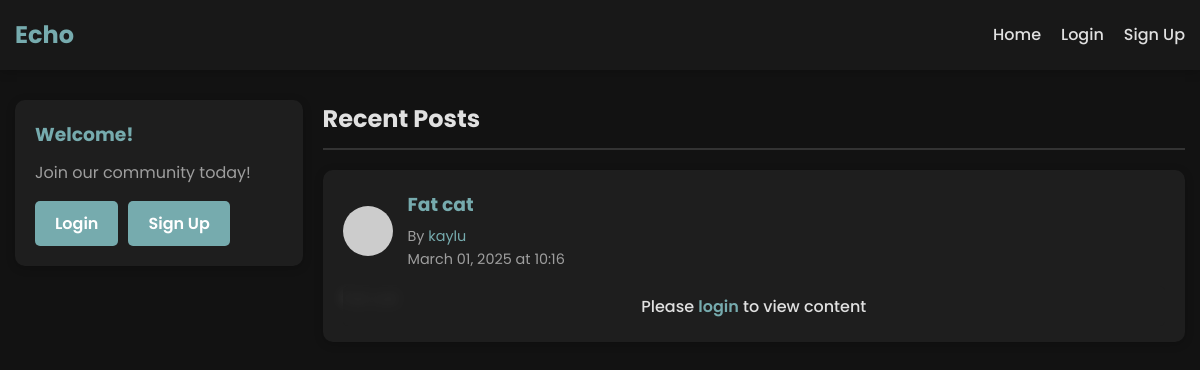
Before: / with the older database file.
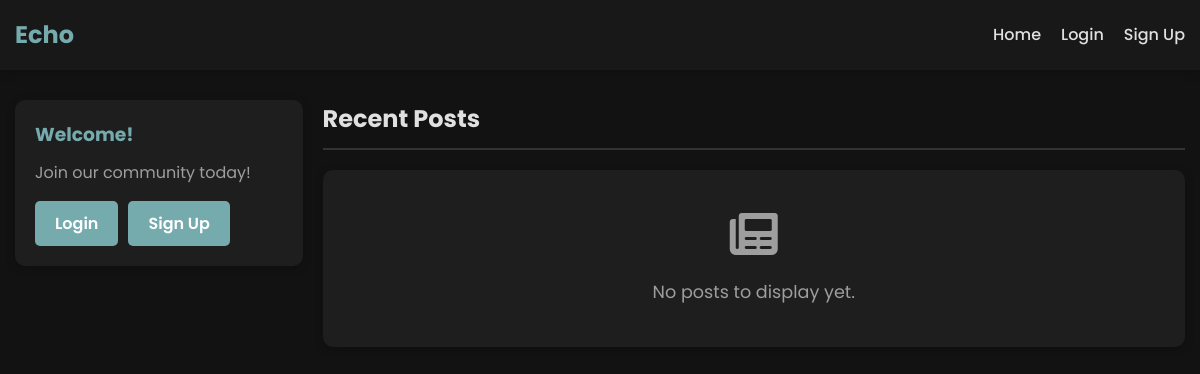
After: the same page with the newer database file.
### app.py (models this page shows, shortened)
class Post(db.Model):
    id = db.Column(db.Integer, primary_key=True)
    title = db.Column(db.String(100), nullable=False)
    content = db.Column(db.Text, nullable=False)
    timestamp = db.Column(db.DateTime, default=datetime.utcnow)
    user_id = db.Column(db.Integer, db.ForeignKey('user.id'), nullable=False)
    likes = db.relationship('Like', backref='post', lazy='dynamic', cascade='all, delete-orphan')
    edited = db.Column(db.Boolean, default=False)
    edited_timestamp = db.Column(db.DateTime, nullable=True)

class User(UserMixin, db.Model):
    id = db.Column(db.Integer, primary_key=True)
    username = db.Column(db.String(80), unique=True, nullable=False)
    email = db.Column(db.String(120), unique=True, nullable=False)
    password_hash = db.Column(db.String(128), nullable=False)
    bio = db.Column(db.Text, default='')
    join_date = db.Column(db.DateTime, default=datetime.utcnow)
    posts = db.relationship('Post', backref='author', lazy=True)
    likes = db.relationship('Like', backref='user', lazy='dynamic', cascade='all, delete-orphan')
    friends = db.relationship('User',
                              secondary=friendship,
                              primaryjoin=(friendship.c.user_id == id),
                              secondaryjoin=(friendship.c.friend_id == id),
                              backref=db.backref('followed_by', lazy='dynamic'),
                              lazy='dynamic')

### app.py (the view)
@app.route('/')
def index():
    if current_user.is_authenticated:
        posts = current_user.friend_posts().all()
    else:
        posts = Post.query.order_by(Post.timestamp.desc()).limit(5).all()
    return render_template('index.html', posts=posts)

### templates/index.html (shortened to what this page needs)
{% extends 'base.html' %}
{% block content %}
<div class="home-container">
    <div class="sidebar">
        <div class="sidebar-section">
            <h3>Welcome{% if current_user.is_authenticated %}, {{ current_user.username }}{% endif %}!</h3>
            {% if current_user.is_authenticated %}
                <p>Share your thoughts with friends</p>
                <a href="{{ url_for('create_post') }}" class="btn btn-primary">Create New Post</a>
            {% else %}
                <p>Join our community today!</p>
                <div class="auth-buttons">
                    <a href="{{ url_for('login') }}" class="btn btn-primary">Login</a>
                    <a href="{{ url_for('signup') }}" class="btn btn-secondary">Sign Up</a>
                </div>
            {% endif %}
        </div>
    </div>
    <div class="main-content">
        <h2>{% if current_user.is_authenticated %}Your Newsfeed{% else %}Recent Posts{% endif %}</h2>
        {% if posts %}
            <div class="posts-container">
                {% for post in posts %}
                    <div class="post-card">
                        <div class="post-header">
                            <img src="https://ui-avatars.com/api/?name={{ post.author.username }}&background=random" alt="Profile" class="avatar">
                            <div class="post-info">
                                <h3><a href="{{ url_for('login') }}">{{ post.title }}</a></h3>
                                <p class="author">By <a href="{{ url_for('login') }}">{{ post.author.username }}</a></p>
                                <p class="date">{{ post.timestamp.strftime('%B %d, %Y at %H:%M') }}</p>
                            </div>
                        </div>
                        <div class="post-content {% if not current_user.is_authenticated %}blurred-content{% endif %}">
                            {% if current_user.is_authenticated %}
                                <p>{{ post.content[:200] }}{% if post.content|length > 200 %}...{% endif %}</p>
                                <a href="{{ url_for('post', post_id=post.id) }}" class="read-more">Read more</a>
                            {% else %}
                                <div class="login-overlay">
                                    <p>Please <a href="{{ url_for('login') }}">login</a> to view content</p>
                                </div>
                                <p class="hidden-content">{{ post.content[:200] }}{% if post.content|length > 200 %}...{% endif %}</p>
                            {% endif %}
                        </div>
                    </div>
                {% endfor %}
            </div>
        {% else %}
            <div class="empty-state">
                <i class="fas fa-newspaper"></i>
                <p>No posts to display yet.</p>
            </div>
        {% endif %}
    </div>
</div>
{% endblock %}

### templates/base.html (shortened to what this page needs)
<!DOCTYPE html>
<html lang="en">
<head>
    <link rel="stylesheet" href="https://cdnjs.cloudflare.com/ajax/libs/font-awesome/6.0.0-beta3/css/all.min.css">
    <link rel="stylesheet" href="{{ url_for('static', filename='css/style.css') }}">
</head>
<body>
    <nav class="navbar">
        <div class="container">
            <div class="navbar-brand">
                <a href="{{ url_for('index') }}">Echo</a>
            </div>
            <div class="navbar-menu">
                <ul class="navbar-nav">
                    <li><a href="{{ url_for('index') }}">Home</a></li>
                    {% if current_user.is_authenticated %}
                        <li><a href="{{ url_for('create_post') }}">Create Post</a></li>
                        <li><a href="{{ url_for('users') }}">Find People</a></li>
                        <li><a href="{{ url_for('profile', username=current_user.username) }}">Profile</a></li>
                        <li><a href="{{ url_for('logout') }}">Logout</a></li>
                    {% else %}
                        <li><a href="{{ url_for('login') }}">Login</a></li>
                        <li><a href="{{ url_for('signup') }}">Sign Up</a></li>
                    {% endif %}
                </ul>
            </div>
        </div>
    </nav>
    <div class="container">
        {% block content %}{% endblock %}
    </div>
</body>
</html>

### static/css/style.css (style rules this page uses)
:root { --primary-color: #76ABAE; --primary-dark: #3286a0; --secondary-color: #76ABAE; --secondary-dark: #3286a0; --danger-color: #cf6679; --danger-dark: #b55a68; --text-color: #e0e0e0; --text-light: #9e9e9e; --background-color: #121212; --card-color: #1e1e1e; --border-color: #333333; --box-shadow: 0 2px 10px rgba(0, 0, 0, 0.2); --highlight-color: #2d2d2d; }
* { margin: 0; padding: 0; box-sizing: border-box; }
body { font-family: 'Poppins', sans-serif; line-height: 1.6; color: var(--text-color); background-color: var(--background-color); display: flex; flex-direction: column; min-height: 100vh; overflow-x: hidden; }
a { color: var(--primary-color); text-decoration: none; transition: color 0.3s; }
.container { width: 100%; max-width: 1200px; margin: 0 auto; padding: 0 15px; flex: 1; }
.navbar { background-color: #181818; box-shadow: var(--box-shadow); position: sticky; top: 0; z-index: 1000; }
.navbar .container { display: flex; justify-content: space-between; align-items: center; height: 70px; }
.navbar-brand a { font-size: 1.5rem; font-weight: 700; color: var(--primary-color); }
.navbar-nav { display: flex; list-style: none; }
.navbar-nav li { margin-left: 20px; }
.navbar-nav a { color: var(--text-color); font-weight: 500; }
.btn { display: inline-block; padding: 10px 20px; border-radius: 5px; font-weight: 500; cursor: pointer; text-align: center; border: none; transition: background-color 0.3s, transform 0.2s; }
.btn-primary, .btn-secondary, .btn-danger { font-weight: 600; }
.btn-primary { background-color: var(--primary-color); color: white; }
.btn-secondary { background-color: var(--secondary-color); color: white; }
.home-container { display: grid; grid-template-columns: 1fr 3fr; gap: 20px; margin: 30px 0; }
.sidebar { position: sticky; top: 90px; height: fit-content; }
.sidebar-section { background-color: var(--card-color); border-radius: 10px; padding: 20px; box-shadow: var(--box-shadow); margin-bottom: 20px; }
.sidebar-section h3 { margin-bottom: 10px; color: var(--primary-color); }
.sidebar-section p { margin-bottom: 15px; color: var(--text-light); }
.auth-buttons { display: flex; gap: 10px; }
.main-content h2 { margin-bottom: 20px; color: var(--text-color); border-bottom: 2px solid var(--border-color); padding-bottom: 10px; }
.empty-state { background-color: var(--card-color); border-radius: 10px; padding: 40px; box-shadow: var(--box-shadow); text-align: center; }
.empty-state i { font-size: 3rem; color: var(--text-light); margin-bottom: 20px; }
.empty-state p { color: var(--text-light); font-size: 1.1rem; }

Changed rows visible on the page:
removed Post: title "Fat cat", author.username "kaylu", timestamp "March 01, 2025 at 10:16"
Other visible differences:
text now shown: "No posts to display yet."
